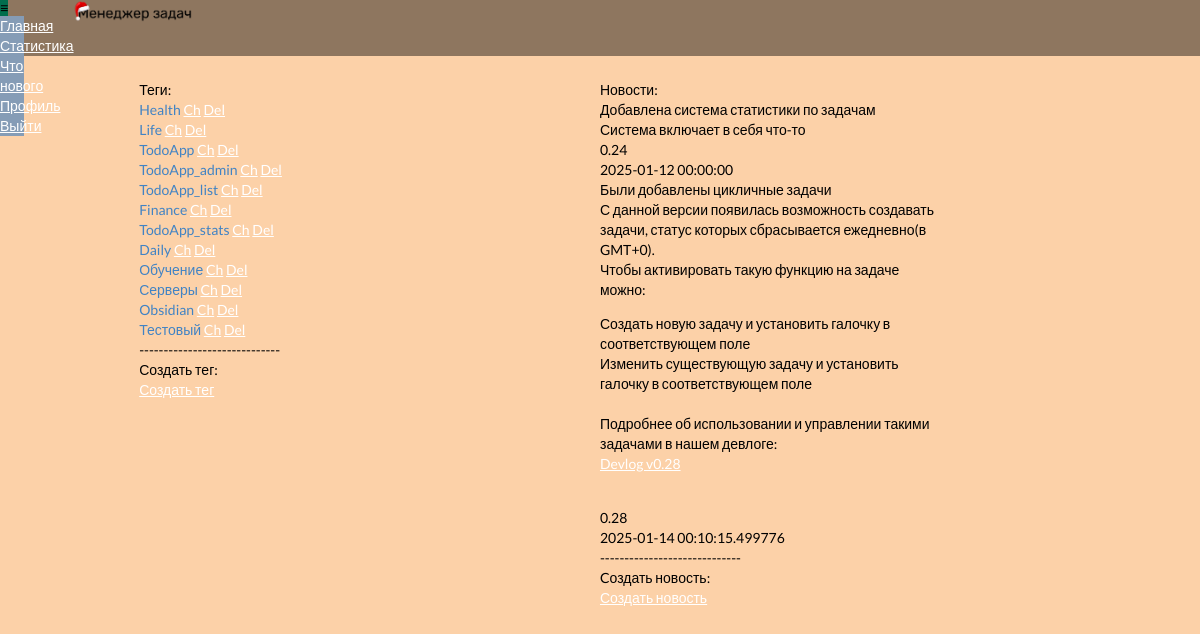
Page /admin (signed in) on the earlier database version.
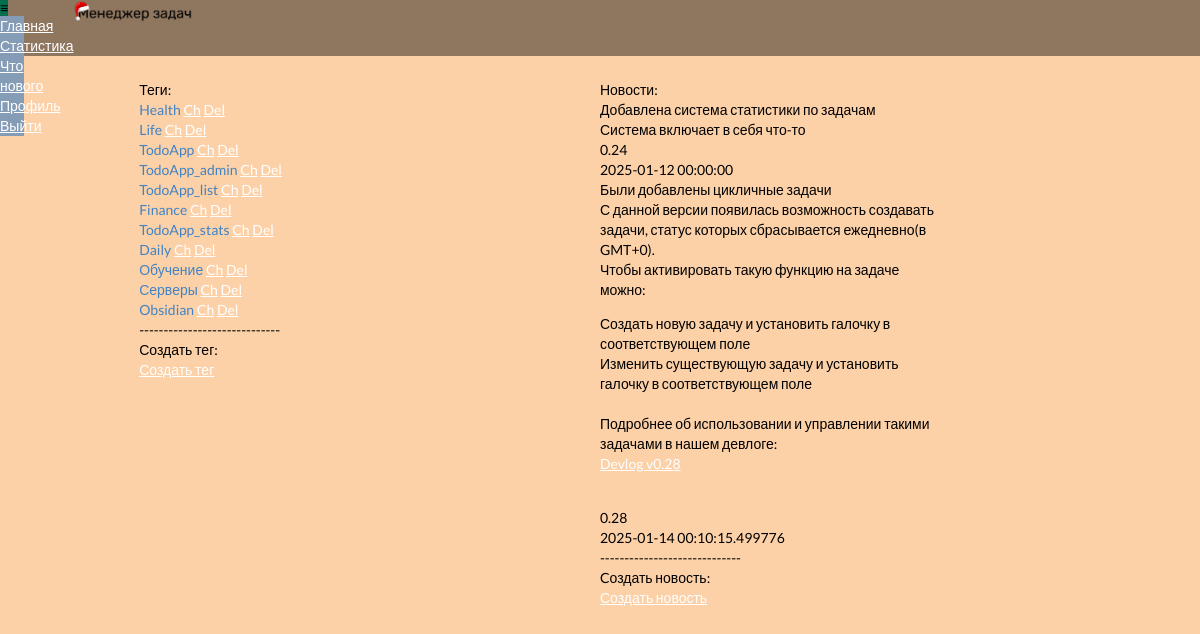
Same page on the later database version.
### todo/models.py (models this page shows)
class Tag(db.Model):
    id = db.Column(db.Integer, primary_key=True)
    uid = db.Column(db.Integer)
    ws_id = db.Column(db.Integer)
    title = db.Column(db.String(100))
    descr = db.Column(db.String(1000))

class News(db.Model):
    id = db.Column(db.Integer, primary_key=True)
    title = db.Column(db.String(100))
    descr = db.Column(db.String(1000))
    version = db.Column(db.String(10))
    create_date = db.Column(db.String(25))
    to_send = db.Column(db.Boolean)

### todo/routes.py (the view)
@app.get('/admin')
@login_required
def admin():
    if current_user.id != 1:
        return redirect(url_for('home'))
    else:
        news_list = News.query.all()
        todo_tags = Tag.query.filter_by(uid=current_user.id).distinct(Tag.title)
        return render_template('todo/main/admin.html', tag_list=todo_tags, news_list=news_list)

### todo/routes.py (called while the page is built)
@login_manager.user_loader
def load_user(user_id):
    user = Users.query.filter_by(id=user_id).first()
    return user

### todo/templates/todo/main/admin.html (shortened to what this page needs)
{% extends 'todo/main/layout.html' %}
    {% block content %}
    <div class="content" style="  display: flex; margin-top: 2%; margin-left: 2%; margin-right: 2%;">
        <div class="form" style="width: 30%;margin-left: 10%; margin-right: 10%;">
            {% block tags %}
            Теги:<br>
            {% for tag in tag_list %}
            <a>{{tag.title}}</a> <a href="/get_tag/{{tag.id}}">Ch</a> <a href="/delete_tag/{{ tag.id }}">Del</a>
            <br>
            {% endfor %}
            -----------------------------<br>
            Создать тег: <br>
            <a href="#openModal">Создать тег</a><br>
            {% endblock %}
        </div>
        <div class="form2" style="{% if news_list %}width: 30%; margin-right: 10%; {% endif %}">
            {% block news %}
            {% if news_list %}
            Новости: <br>
            {% for post in news_list %}
            {{post.title}}<br>{{post.descr | safe}}<br>{{post.version}}<br>{{post.create_date}}<br>{{post.is_send}}
            {% endfor %}
            -----------------------------<br>
            Cоздать новость: <br>
            <a href="#openModal3">Создать новость</a><br>
            {% endif %}
            {% endblock %}
        </div>
    </div>
    {% endblock content %}

### todo/templates/todo/main/layout.html (shortened to what this page needs)
<!doctype html>
<html lang="ru">
<head>
      <link rel="stylesheet" href="{{ url_for('static', filename='css/style.css') }}">
      <link rel="stylesheet" href="https://cdn.jsdelivr.net/npm/semantic-ui@2.4.2/dist/semantic.min.css">
      <link href="https://cdn.jsdelivr.net/gh/Alaev-Co/snowflakes/dist/snow.min.css" rel="stylesheet">
      <script src="https://unpkg.com/@tailwindcss/browser@4"></script>
</head>
<body style="{% if request.cookies.get('font')=='black' %}background-color:#1E1E1E;color:white;{% else %}background-color: #FCD1A8;color: black;{% endif %}">
      {% block content %}
      {% endblock content %}
</body>
</html>

### todo/templates/todo/menu/menu_w.html
<link rel="stylesheet" href="{{ url_for('static', filename='css/style.css') }}">
{% block content %}
<div class="header" style="display: grid; grid-template-columns: 5%  10% 10% 70%; width: 100vw;">
    <div class="dropdown" style="width: 3vh; z-index: 1050;">
    <button class="dropbtn" style="background-color:rgb(1,110,78)">≡</button>
    <div class="dropdown-content" style="background-color: rgb(133,156,182); ">
        <li style="  list-style-type: none;margin: 0;padding: 0; ">
            <a href="/">Главная</a>
            <a href="/task_stats">Статистика</a>
            <a href="/release">Что нового</a>
            <a href="/profile">Профиль</a>
            <a href="/logout">Выйти</a>
        </li>
    </div>
</div>
{% if request.cookies.get('font')=='black' %}
<img src="static/todo_log_noback.png" style="margin-left: 10%;margin-right: 25%; width: 25vw;">
{% else %}
<img src="static/todo_logo_noback_light.png" style="margin-left: 10%;margin-right: 25%; width: 25vw;">
{% endif %}
</div>
{% endblock content %}

### todo/static/css/style.css (style rules this page uses)
.header { word-break: normal; display: grid; grid-template-columns: 10% 15% 70% 5%; width: 100vw; height: 4em; background-color: rgb(0, 0, 0, 0.44); }
body { transition: background-color 0.3s ease; margin: 0; }
a:link { color: white; text-decoration: underline; cursor: pointer; }
p { transition: 0.5s; }
@media screen and (min-width: 320px) { html, body { margin: 0; overflow-x: hidden; } }

Differences in the rows shown:
removed Tag: title "Тестовый"
